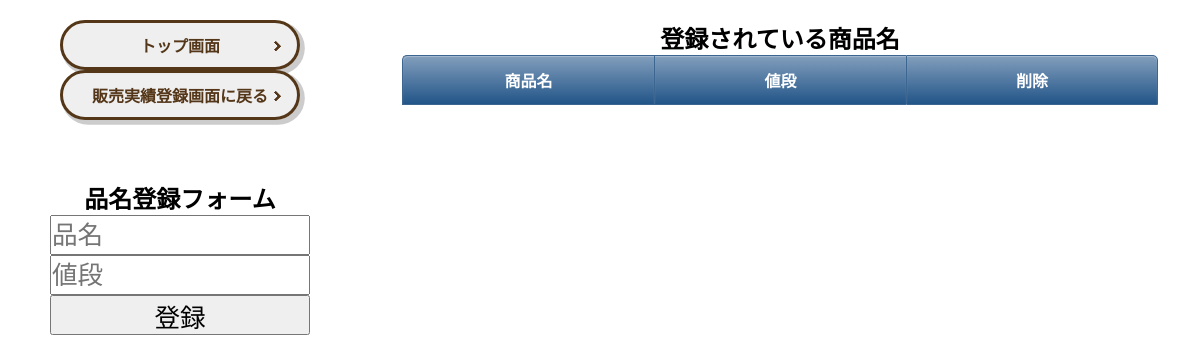
The page /itemsList on the database as committed earlier.
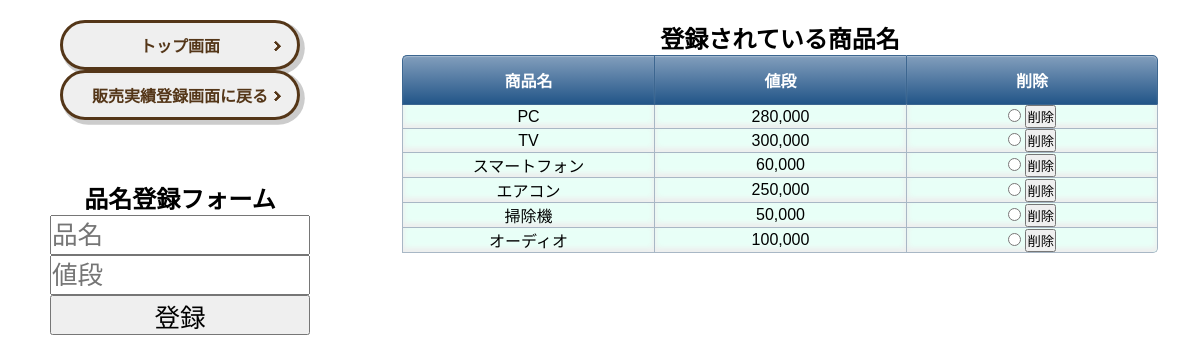
The same page on the database as committed later.
### tables this page shows
CREATE TABLE itemstable(
                id integer primary key autoincrement,
                name text, 
                price integer
                );

### main.py (the view)
@app.route("/itemsList", methods=["GET","POST"])
def items():
    database = data_fetch(DATABASE,'itemstable')
    db = ({'id':data[0],'name':data[1],'price':data[2]} for data in database)
    return render_template("itemsList.html", db=db)

### _sql.py (called while the page is built)
def data_fetch(database,table):
    con = sqlite3.connect(database)
    cur = con.cursor()
    if table == 'itemstable':
        db = cur.execute('select * from itemstable').fetchall()
    elif table == 'salestable':
        db = cur.execute('select * from salestable order by date').fetchall()
    cur.close()
    con.close()
    return db

### templates/itemsList.html
{% extends 'base.html' %}
{% block body %}
<div class="wrapper">
    <div class="left-column">
        <div class="button-container">
            <p class="button_solid017"><a href="{{ url_for('index') }}">トップ画面</a></p>
            <p class="button_solid017"><a href="{{ url_for('sales') }}">販売実績登録画面に戻る</a></p>
        </div>
        <div class="form-container">
            <h2 class="form-title">品名登録フォーム</h2>
            <form method="post" action="{{ url_for('register',key='items')}}">
                <p><input type="text" class="form-input" name="name" placeholder="品名" required></p>
                <p><input type="number"  class="form-input" name="price" placeholder="値段" required></p>
                <p><input type="submit" class="form-input" value="登録"></p>
            </form>
        </div>
    </div>
    <div class="right-column">
        <div class="item-container">
            <h2>登録されている商品名</h2>
            <table>
                <th>商品名</th>
                <th>値段</th>
                <th>削除</th>
                {% for data in db %}
                <tr>
                    <form method="post" action="{{ url_for('delete',key='items') }}">
                        <td>{{ data.name }}</td>
                        <td>{{ "{:,d}".format(data.price) }}</td>
                        <td class="delete_btn">
                            <input type="radio" name="id" value="{{ data.id }}" required>
                            <input class="btn" type="submit" value="削除">
                        </td>
                    </form>
                </tr>
                {% endfor %}
            </table>
        </div>
    </div>
</div>
{% endblock %}

Rows that differ between the two databases and show on the page:
added itemstable: name "PC", price "280,000"
added itemstable: name "TV", price "300,000"
added itemstable: name "スマートフォン", price "60,000"
added itemstable: name "エアコン", price "250,000"
added itemstable: name "掃除機", price "50,000"
added itemstable: name "オーディオ", price "100,000"
